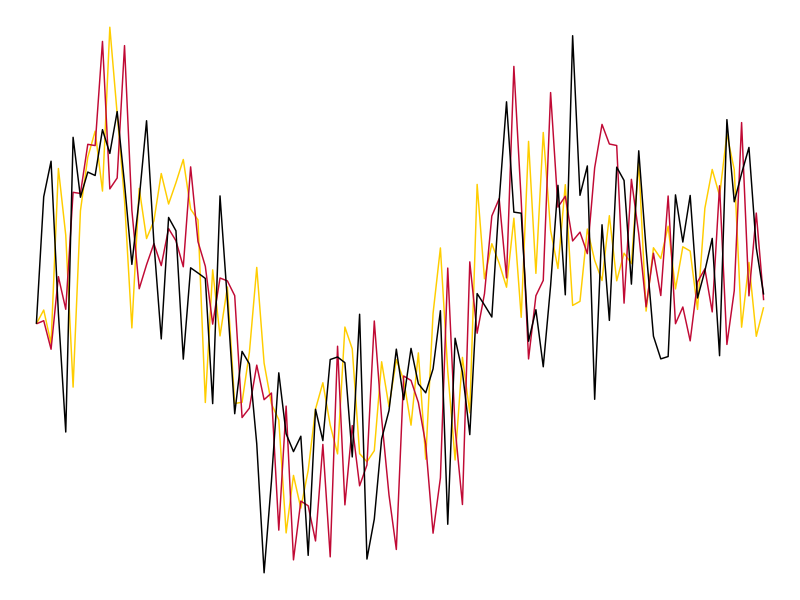

Generate this figure with R: (Note: this script raises an error after producing the figure.)
## ---- chunk 1
#| echo: false
#| include: false
#| fig-height: 1
#| fig-width: 12
#| fig-dpi: 2800

set.seed(1)
Nt <- 100
Nv <- 3
Y <- matrix(0, nrow = Nv, ncol = Nt)
B <- matrix(0.3, nrow = Nv, ncol = Nv)
U <- matrix(rnorm(Nt * Nv), nrow = Nv, ncol = Nt, byrow = TRUE)

for (t in 2:Nt) {
  Y[, t] <- B %*% Y[, t - 1] + U[, t]
}
df <- as.data.frame(t(Y))
df$t <- 1:Nt
df_long <- tidyr::pivot_longer(df, cols = tidyr::starts_with("V"))
# y <- rnorm(100)
# df <- data.frame(y = y, t = 1:length(y))
p <- ggplot2::ggplot(df_long, ggplot2::aes(y = value, x = t, color = name)) + ggplot2::geom_line() + ggplot2::theme_void() + ggplot2::scale_color_manual(values = c("#FFCD00", "#C00A35", "#000000"), guide = "none")
ggplot2::ggsave("images/banner.svg")
